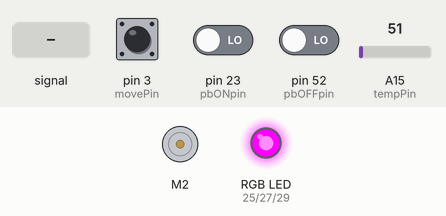
This sketch was run on a simulated Arduino Mega 2560, built for the host (arithmetic inside an expression is 32-bit, double 64-bit). Parts: DC motor (green arrow = forward, orange = backward, longer = faster), an RGB LED mixed from three pins (HIGH = lit). The test bench sets the inputs (shaded band); at power-on: pin 23 (pbONpin) LOW, A15 (tempPin) = 51, pin 52 (pbOFFpin) LOW, pin 3 (movePin) HIGH.

Above: at 1.2 s.
1.3 s: pin 23 (pbONpin) driven HIGH
At 2.1 s:
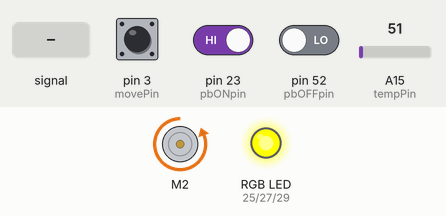
2.8 s: A15 (tempPin) set to 122
4.3 s: A15 (tempPin) set to 140
At 5.5 s:
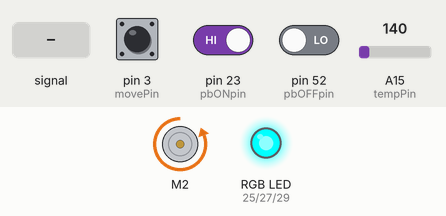
5.8 s: A15 (tempPin) fed a 200 Hz sine of ±81 counts around its level
At 6.2 s:
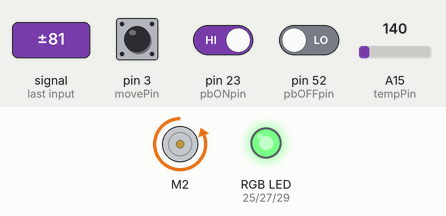
7.3 s: pin 52 (pbOFFpin) driven HIGH
At 8.1 s:
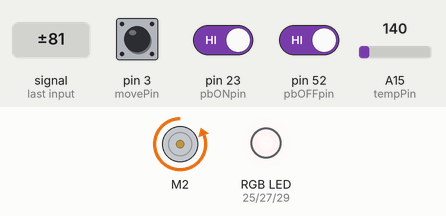
8.8 s: pin 23 (pbONpin) driven LOW
At 9.7 s:
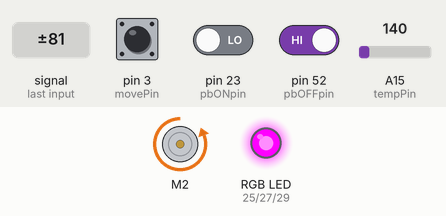
Timing chart, 0 to 11.3 s (numbered marks = the images above; inputs shaded):
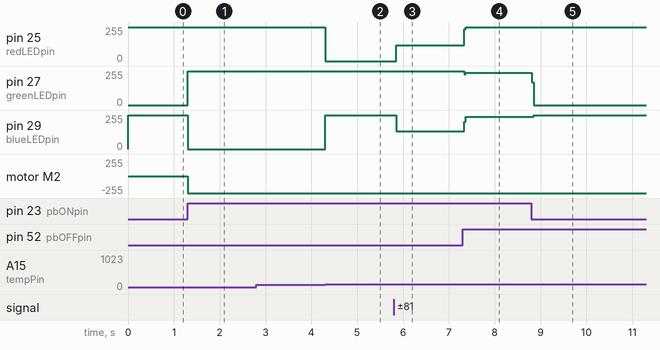

Measured:
- the behaviour switches between 133 and 134 on A15 (tempPin) (found by bisection; images 1 and 2)
- after the input at 1.3 s, pin 27 (greenLEDpin): 0/255 → 255/255 at once; pin 29 (blueLEDpin): 255/255 → 0/255 at once; motor M2: stopped → backward 255/255 at once
- after the input at 2.8 s, every drawn part: stays the same
- after the input at 4.3 s, pin 25 (redLEDpin): 255/255 → 0/255 at once; pin 29 (blueLEDpin): 0/255 → 255/255 at once
- after the input at 5.8 s, pin 25 (redLEDpin): 0/255 → 120/255 after 0.05 s; pin 29 (blueLEDpin): 255/255 → 135/255 after 0.05 s
- after the input at 7.3 s, pin 25 (redLEDpin): 120/255 → 255/255 at once; pin 27 (greenLEDpin): 255/255 → 243/255 at once; pin 29 (blueLEDpin): 135/255 → 243/255 at once
- after the input at 8.8 s, pin 27 (greenLEDpin): 243/255 → 0/255 at once; pin 29 (blueLEDpin): 243/255 → 255/255 after 0.05 s

The sketch:

AutoCPR.ino
```cpp
#include "DualG2HighPowerMotorShield.h"

// Constants are pin numbers for connections with Arduino to UI
const int pbONpin = 23;     // orange
const int pbOFFpin = 52;    // purple
const int redLEDpin = 25;   // yellow
const int greenLEDpin = 27; // green
const int blueLEDpin = 29;  // blue
                            // 5V is brown
                            // GND is red
                            // Grey is disconnected.
const int tempPin = A15;    // Connections to LM35dz - A15 red; black is GND and white is 5V
const int movePin = 3;       // Connections to hall effect(s) - 3 is Yellow; black is GND; red is 5V


// Object is motor from motor driver library
DualG2HighPowerMotorShield24v18 md;

// Constants are used to light the RGB LED to the corresponding colors
const String green = "green";
const String blue = "blue";
const String red = "red";
const String white = "white";


// Variables to be used by program
int tempFlag = 0;
int moveFlag = 0;
float sensorValue;
float voltageOut;
float temperatureC;
volatile unsigned long time1, time2 = 0;
volatile float freq[5] = {0};
volatile float freqAvg;
volatile int i = 0;
int j = 0;

void setup() {
  Serial.begin(115200);

  TCCR2B = TCCR2B & B11111000 | B00000001;
  TCCR1A = 0b10100000;
  TCCR1B = 0b00010001;
  ICR1 = 400;
  attachInterrupt(digitalPinToInterrupt(movePin), getTimeISR, FALLING);

  tempFlag = 0;
  moveFlag = 0;
  pinMode(movePin, INPUT_PULLUP);
  pinMode(redLEDpin, OUTPUT);
  pinMode(greenLEDpin, OUTPUT);
  pinMode(blueLEDpin, OUTPUT);
  pinMode(pbONpin, INPUT);
  pinMode(pbOFFpin, INPUT);
  pinMode(tempPin, INPUT);

  md.init();
  md.calibrateCurrentOffsets();
}
void loop() {
  pbOnWait();
  runMotor();
}

// This function waits until the start button on the user interface is pressed
// ===========================================================================
// Step 1: Set push button state to LOW
// Step 2: Set LED to GREEN to tell user that the device is ready
// Step 3: Wait until user input (push button is HIGH)
// ===========================================================================
void pbOnWait() {
  byte pbState = LOW;
  setLED(green, HIGH);

  while(1) {
    pbState = digitalRead(pbONpin);
    if (pbState == HIGH) {
      setLED(green, LOW);
      return;
    }
  }
}

// This function controls the operation of the motor
// ================================================================================
// Step 1: Set speed of motor
// Step 2: Enable the motor
// Step 3: Until the OFF button is pressed by the user, continue running the motor
// Step 3a: Check the temperature of the device
// Step 3b: Check the movement of the piston for errors
// Step 4: After OFF button is pressed by the user, turn off the motor
// ================================================================================
void runMotor() {

  md.enableM2Driver();
  md.setM2Speed(-400);
  setLED(blue, HIGH);

  while((digitalRead(pbOFFpin) == LOW)) {
    tempCheck();
    //Serial.print("\nCurrent: ");
    //Serial.print(md.getM2CurrentReading());

  }
  setLED(blue, LOW);
  md.disableM2Driver();
}

// This function checks the temperature of the device
// ====================================================================================
// Step 1: Read the output of the temperature sensor
// Step 2: Calculate the temperature based on the sensor output
// Step 3: Set tempFlag to 1 if temperature is too high, 0 if okay
// Step 4: Make LED red if temperature is too high, Make LED off if temperature is okay
// ====================================================================================
// LM35dz (150C cap)
// V- = GND
// Vout = A15
// V+ = 5V
void tempCheck() {
  sensorValue = analogRead(tempPin);

  voltageOut = (sensorValue * 5000) / 1024;

  temperatureC = voltageOut / 10;
  if (temperatureC > 65 && tempFlag == 0) { // Temp threshold based on operational temperature of Li-ion batter
    setLED(red, HIGH);
    tempFlag = 1;
  }
  else if (tempFlag == 1 && temperatureC <= 65) {
    setLED(blue, HIGH);
    tempFlag = 0;
  }

}


// This function sets the User interface RGB LED to the proper
// color for device indications as denoted in the User Guide.
void setLED(String color, byte state) {
  if(color == "green" && state == HIGH) {
    digitalWrite(redLEDpin, HIGH);
    digitalWrite(greenLEDpin, LOW);
    digitalWrite(blueLEDpin, HIGH);
  } else if (color == "red" && state == HIGH) {
    digitalWrite(redLEDpin, LOW);
    digitalWrite(greenLEDpin, HIGH);
    digitalWrite(blueLEDpin, HIGH);
  }else if (color == "blue" && state == HIGH) {
    digitalWrite(redLEDpin, HIGH);
    digitalWrite(greenLEDpin, HIGH);
    digitalWrite(blueLEDpin, LOW);
  } else if (color == "white" && state == HIGH) {
    digitalWrite(redLEDpin, LOW);
    digitalWrite(greenLEDpin, LOW);
    digitalWrite(blueLEDpin, LOW);
  } else if (state == LOW) {
    digitalWrite(redLEDpin, HIGH);
    digitalWrite(greenLEDpin, HIGH);
    digitalWrite(blueLEDpin, HIGH);
  }
}
void getTimeISR() {

  unsigned long int timex = micros();
  if(time1 == 0){
    time1 = timex;
  }
  else if(i < 5){
    time2 = timex;
    freq[i++] = 1000000.0/(float) (time2-time1);

    CalcAvgFreq();
    time1 = time2;
  }
  else {
    time2 = timex;
    i = 0;
    freq[i++] = 1000000.0/(float) (time2-time1);
    CalcAvgFreq();
    time1 = time2;
  }
}
// This function checks the piston for correct movement by calculating the average frequency
// of the last 5 hall effect sensor readings.
// ====================================================================================
// Step 1: In ISR, get hall effect sensor readings
// Step 2: Set movementFlag to 1 if the movement is in error, Set to 0 if it's okay
// Step 3: Make LED white if piston movement is outside the margin of error
//         Keep LED blue if piston movement is okay
// ====================================================================================
void CalcAvgFreq(){
  j = 0;
  freqAvg = 0;
  while(j < 5 && freq[j] > 0) {
    freqAvg += freq[j++];
  }
  freqAvg /= (j-1);

  //=============================================================
  // Test Number 5.4: Testing for proper compression rate.
  // Uncomment for test: Serial.print(freqAvg);
  // Uncomment for test: Serial.println(" Hz");
  // freqAvg shall be between 1.66Hz and 2.33Hz (100BPM - 140BPM)
  //=============================================================

  if(moveFlag = 0 && (freqAvg <= 1.66 || freqAvg >= 2.33)) {
    setLED(white, HIGH);
    moveFlag = 1;
  } else if(moveFlag = 1 && (freqAvg > 1.66 && freqAvg < 2.33)) {
    setLED(white, LOW);
    setLED(blue, HIGH);
    moveFlag = 0;
  }

}
```
